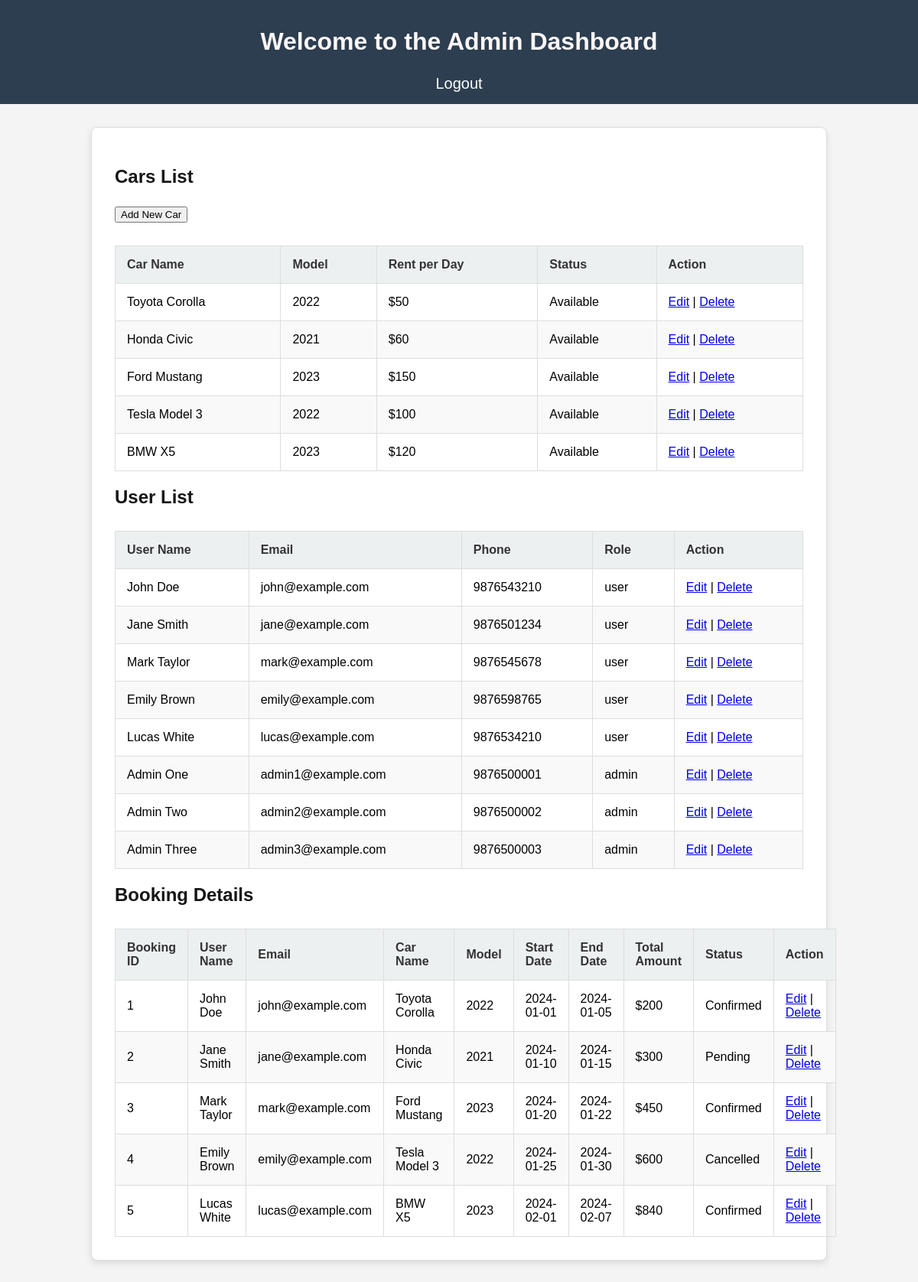
The app's page /admin_index.php (signed in) with its own data.
### tables this page shows
CREATE TABLE IF NOT EXISTS cars (
    id INT AUTO_INCREMENT PRIMARY KEY,
    name VARCHAR(100) NOT NULL,
    model VARCHAR(100) NOT NULL,
    rent_per_day FLOAT NOT NULL,
    status ENUM('Available', 'Booked') DEFAULT 'Available',
    created_at TIMESTAMP DEFAULT CURRENT_TIMESTAMP
);

CREATE TABLE IF NOT EXISTS users (
    id INT AUTO_INCREMENT PRIMARY KEY,
    name VARCHAR(100) NOT NULL,
    email VARCHAR(100) UNIQUE NOT NULL,
    password VARCHAR(255) NOT NULL,
    phone VARCHAR(15) NOT NULL
);

CREATE TABLE IF NOT EXISTS bookings (
    id INT AUTO_INCREMENT PRIMARY KEY,
    user_id INT NOT NULL,
    car_id INT NOT NULL,
    start_date DATE NOT NULL,
    end_date DATE NOT NULL,
    total_amount FLOAT NOT NULL,
    status ENUM('Pending', 'Confirmed', 'Cancelled') DEFAULT 'Pending',
    created_at TIMESTAMP DEFAULT CURRENT_TIMESTAMP,
    FOREIGN KEY (user_id) REFERENCES users(id),
    FOREIGN KEY (car_id) REFERENCES cars(id)
);

### admin_index.php (the view, shortened to what this page needs)
<?php
include 'config.php';
$query_cars = "SELECT * FROM cars";
$result_cars = $conn->query($query_cars);
$query_users = "SELECT * FROM users";
$result_users = $conn->query($query_users);
$query_bookings = "
    SELECT bookings.id AS booking_id,
           bookings.start_date,
           bookings.end_date,
           bookings.total_amount,
           bookings.status AS booking_status,
           users.name AS user_name,
           users.email AS user_email,
           cars.name AS car_name,
           cars.model AS car_model
    FROM bookings
    INNER JOIN users ON bookings.user_id = users.id
    INNER JOIN cars ON bookings.car_id = cars.id
";
$result_bookings = $conn->query($query_bookings);
?>
<!DOCTYPE html>
<html lang="en">
<head>
    <link rel="stylesheet" href="assets/css/style.css">
</head>
<body>
    <header>
        <h1>Welcome to the Admin Dashboard</h1>
        <a href="logout.php">Logout</a>
    </header>
    <div class="container">
        <h2>Cars List</h2>
        <a href="add_car.php" class="add-car-btn"><button>Add New Car</button></a>
        <table class="table">
            <thead>
                <tr>
                    <th>Car Name</th>
                    <th>Model</th>
                    <th>Rent per Day</th>
                    <th>Status</th>
                    <th>Action</th>
                </tr>
            </thead>
            <tbody>
                <?php while ($row = $result_cars->fetch_assoc()) { ?>
                    <tr>
                        <td><?php echo $row['name']; ?></td>
                        <td><?php echo $row['model']; ?></td>
                        <td>$<?php echo $row['rent_per_day']; ?></td>
                        <td><?php echo $row['status']; ?></td>
                        <td>
                            <a href="edit_car.php?id=<?php echo $row['id']; ?>">Edit</a> |
                            <a href="delete_car.php?id=<?php echo $row['id']; ?>">Delete</a>
                        </td>
                    </tr>
                <?php } ?>
            </tbody>
        </table>
        <h2>User List</h2>
        <table class="table">
            <thead>
                <tr>
                    <th>User Name</th>
                    <th>Email</th>
                    <th>Phone</th>
                    <th>Role</th>
                    <th>Action</th>
                </tr>
            </thead>
            <tbody>
                <?php while ($row = $result_users->fetch_assoc()) { ?>
                    <tr>
                        <td><?php echo $row['name']; ?></td>
                        <td><?php echo $row['email']; ?></td>
                        <td><?php echo $row['phone']; ?></td>
                        <td><?php echo $row['role']; ?></td>
                        <td>
                            <a href="edit_user.php?id=<?php echo $row['id']; ?>">Edit</a> |
                            <a href="delete_user.php?id=<?php echo $row['id']; ?>">Delete</a>
                        </td>
                    </tr>
                <?php } ?>
            </tbody>
        </table>
        <h2>Booking Details</h2>
        <table class="table">
            <thead>
                <tr>
                    <th>Booking ID</th>
                    <th>User Name</th>
                    <th>Email</th>
                    <th>Car Name</th>
                    <th>Model</th>
                    <th>Start Date</th>
                    <th>End Date</th>
                    <th>Total Amount</th>
                    <th>Status</th>
                    <th>Action</th>
                </tr>
            </thead>
            <tbody>
                <?php while ($row = $result_bookings->fetch_assoc()) { ?>
                    <tr>
                        <td><?php echo $row['booking_id']; ?></td>
                        <td><?php echo $row['user_name']; ?></td>
                        <td><?php echo $row['user_email']; ?></td>
                        <td><?php echo $row['car_name']; ?></td>
                        <td><?php echo $row['car_model']; ?></td>
                        <td><?php echo $row['start_date']; ?></td>
                        <td><?php echo $row['end_date']; ?></td>
                        <td>$<?php echo $row['total_amount']; ?></td>
                        <td><?php echo $row['booking_status']; ?></td>
                        <td>
                            <a href="edit_booking.php?id=<?php echo $row['booking_id']; ?>">Edit</a> |
                            <a href="delete_booking.php?id=<?php echo $row['booking_id']; ?>">Delete</a>
                        </td>
                    </tr>
                <?php } ?>
            </tbody>
        </table>
    </div>
</body>
</html>

### assets/css/style.css (style rules this page uses)
body { font-family: 'Arial', sans-serif; margin: 0; padding: 0; background-color: #f4f4f4; }
header { background-color: #2c3e50; color: #fff; padding: 15px 30px; text-align: center; }
header a { color: #fff; text-decoration: none; font-size: 20px; margin: 0 15px; }
.container { max-width: 900px; margin: 30px auto; padding: 30px; background-color: #fff; border: 1px solid #ddd; border-radius: 8px; box-shadow: 0 4px 10px rgba(0, 0, 0, 0.1); }
h1 { color: #fff6f6; margin-bottom: 25px; }
h2 { color: #171616; margin-bottom: 25px; }
.table { width: 100%; border-collapse: collapse; margin-top: 30px; }
.table th, .table td { border: 1px solid #ddd; padding: 15px; text-align: left; font-size: 16px; }
.table th { background-color: #ecf0f1; color: #333; }
.table tr:nth-child(even) { background-color: #f9f9f9; }

### records on screen
cars: name "Toyota Corolla", model "2022", rent_per_day "50", status "Available"
cars: name "Honda Civic", model "2021", rent_per_day "60", status "Available"
cars: name "Ford Mustang", model "2023", rent_per_day "150", status "Available"
cars: name "Tesla Model 3", model "2022", rent_per_day "100", status "Available"
cars: name "BMW X5", model "2023", rent_per_day "120", status "Available"
users: name "John Doe", email "john@example.com", phone "9876543210", role "user"
users: name "Jane Smith", email "jane@example.com", phone "9876501234", role "user"
users: name "Mark Taylor", email "mark@example.com", phone "9876545678", role "user"
users: name "Emily Brown", email "emily@example.com", phone "9876598765", role "user"
users: name "Lucas White", email "lucas@example.com", phone "9876534210", role "user"
users: name "Admin One", email "admin1@example.com", phone "9876500001", role "admin"
users: name "Admin Two", email "admin2@example.com", phone "9876500002", role "admin"
users: name "Admin Three", email "admin3@example.com", phone "9876500003", role "admin"
bookings: id "1", user.name "John Doe", user.email "john@example.com", car.name "Toyota Corolla", car.model "2022", start_date "2024-01-01", end_date "2024-01-05", total_amount "200", status "Confirmed"
bookings: id "2", user.name "Jane Smith", user.email "jane@example.com", car.name "Honda Civic", car.model "2021", start_date "2024-01-10", end_date "2024-01-15", total_amount "300", status "Pending"
bookings: id "3", user.name "Mark Taylor", user.email "mark@example.com", car.name "Ford Mustang", car.model "2023", start_date "2024-01-20", end_date "2024-01-22", total_amount "450", status "Confirmed"
bookings: id "4", user.name "Emily Brown", user.email "emily@example.com", car.name "Tesla Model 3", car.model "2022", start_date "2024-01-25", end_date "2024-01-30", total_amount "600", status "Cancelled"
bookings: id "5", user.name "Lucas White", user.email "lucas@example.com", car.name "BMW X5", car.model "2023", start_date "2024-02-01", end_date "2024-02-07", total_amount "840", status "Confirmed"
